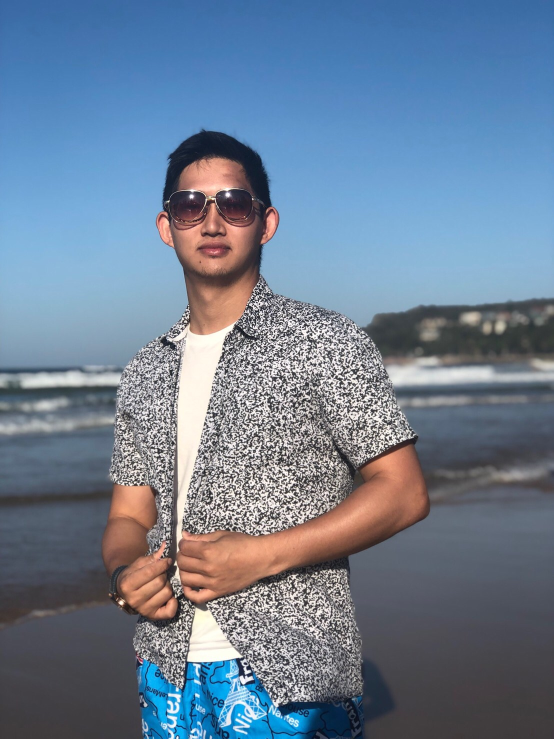
#> input picture Module1 CV Basic Technical/AUS.JPG, 1108 x 1478 px (shown at 1/2 size)
$ python 1_9_2_David_simple_thresholding.py --image ../AUS.JPG
#> lines starting #> are read from the running program, lines starting #| are printed output that depends on the picture; after the words box and inside, x2 and y2 are one past the last pixel; in counts of white or black regions, pixels touching at a corner belong together
# USAGE
# python 1_9_2_David_simple_thresholding.py --image "../../../CV-PyImageSearch Gurus Course/Dataset/data/a.jpg"

# 1.Preprocessing
    # 1.1 import the necessary packages
import argparse
import cv2

    # 1.2 construct the argument parser and parse the arguments
ap = argparse.ArgumentParser()
ap.add_argument("-i", "--image", required=True, help="Path to the image")
args = vars(ap.parse_args())

    # 1.3 load the image, convert it to grayscale, and blur it slightly
image = cv2.imread(args["image"])
#> image is the input picture: shape (1478, 1108, 3); mean B, G, R 147.6, 126.6, 109.1
image = cv2.resize(image, (400,500), interpolation = cv2.INTER_CUBIC)
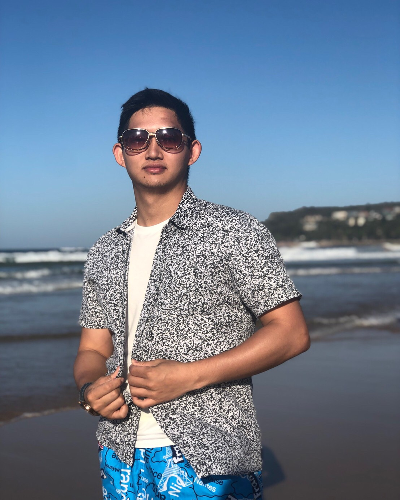
#> image: shape (500, 400, 3); mean B, G, R 147.6, 126.6, 109.1
gray = cv2.cvtColor(image, cv2.COLOR_BGR2GRAY)
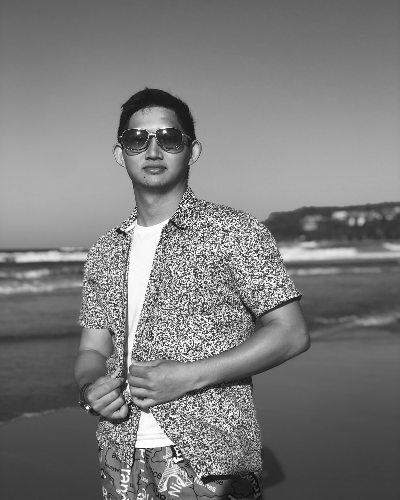
#> gray: shape (500, 400); min 7, max 255, mean 123.8
blurred = cv2.GaussianBlur(gray, (7, 7), 0)
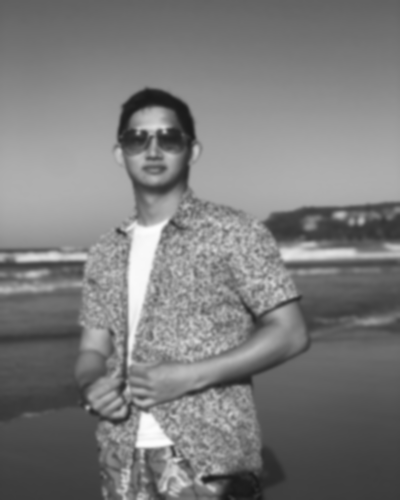
#> blurred: shape (500, 400); min 23, max 253, mean 123.8
cv2.imshow("Image", image)
cv2.imshow("gray", gray)
cv2.imshow("blurred", blurred)


# apply basic thresholding -- the first parameter is the image
# we want to threshold, the second value is is our threshold
# check; if a pixel value is greater than our threshold (in this
# case, 200), we set it to be BLACK, otherwise it is WHITE.
(T, threshInv) = cv2.threshold(blurred, 200, 255, cv2.THRESH_BINARY_INV)
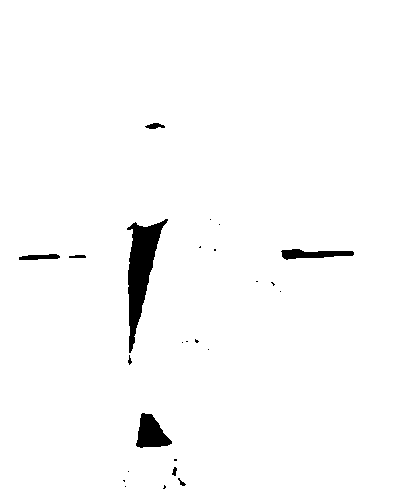
#> threshInv: shape (500, 400); 98% white; 25 black regions (16 under 20 px), largest, box (x1, y1, x2, y2) and area: (127, 219, 168, 353) 2248, (136, 413, 172, 448) 786, (281, 249, 354, 260) 480
cv2.imshow("Threshold Binary Inverse", threshInv)

# using normal thresholding (rather than inverse thresholding),
# we can change the last argument in the function to make the coins
# black rather than white.
(T, thresh) = cv2.threshold(blurred, 200, 255, cv2.THRESH_BINARY)
cv2.imshow("Threshold Binary", thresh)

# finally, we can visualize only the masked regions in the image
cv2.imshow("Output", cv2.bitwise_and(image, image, mask=threshInv))
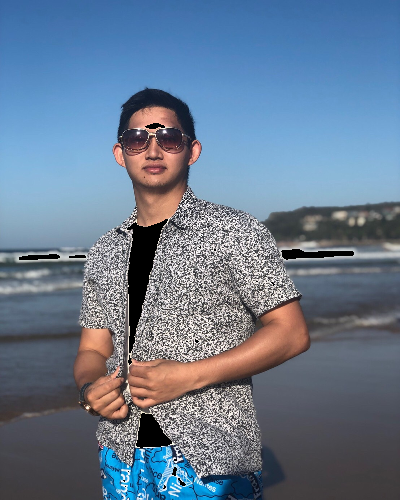
#> window 'Output': shape (500, 400, 3); mean B, G, R 143.1, 122, 104.2
cv2.waitKey(0)
